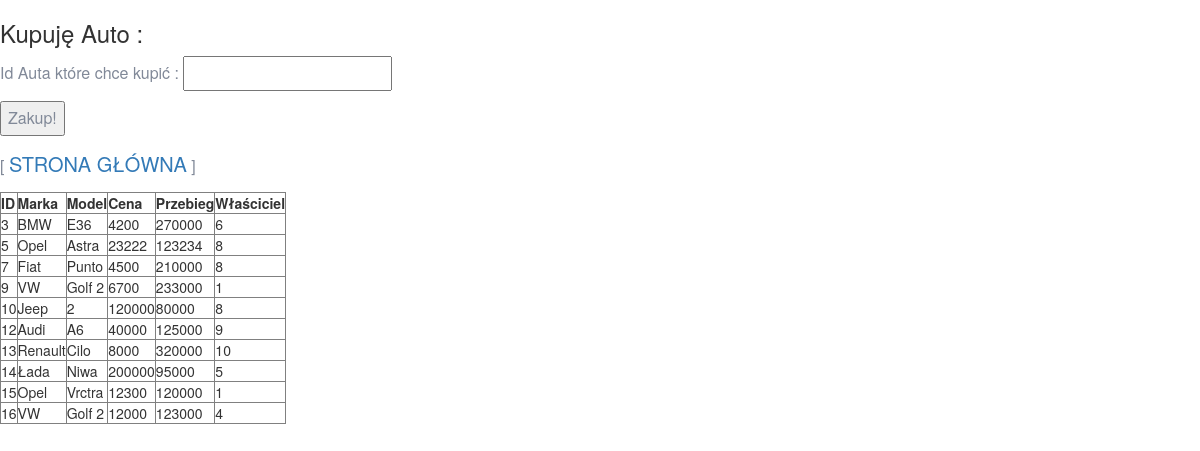
Screenshot of /kupauto.php (signed in) with the database file from the repository.
### tables this page shows
CREATE TABLE `auta` (
  `ID_auta` int(11) NOT NULL,
  `marka` text NOT NULL,
  `model` text NOT NULL,
  `cena` int(11) NOT NULL,
  `przebieg` int(11) NOT NULL,
  `klient_id` int(11) DEFAULT NULL
);

### kupauto.php (the view, shortened to what this page needs)
<!DOCTYPE HTML>
<html lang="pl">
<head>
	<link rel="stylesheet" href="css/style.css">
	<link rel="stylesheet" href="css/bootsnav.css">
	<link rel="stylesheet" href="css/animate.css">
	<link rel="stylesheet" href="css/bootstrap.min.css">
	<link rel="stylesheet" href="css/flaticon.css">
	<link rel="stylesheet" href="css/font-awsome.min.css">
	<link rel="stylesheet" href="css/linearicons.css">
	<link rel="stylesheet" href="css/owl.carousel.min.css">
	<link rel="stylesheet" href="css/owl.theme.default.min.css">
	<link rel="stylesheet" href="css/responsive.css">
</head>
<body>
    <?php
		require_once "connect.php";
		$polaczenie = @new mysqli($host, $db_user, $db_password, $db_name);
	    $sql = "SELECT ID_auta, marka, model, cena, przebieg, klient_id FROM auta";
		$result = $polaczenie->query($sql);
		echo "<table border='1'>";
		echo "<tr><th>ID</th><th>Marka</th><th>Model</th><th>Cena</th><th>Przebieg</th><th>Właściciel</th></tr>";
			if ($result->num_rows > 0) {
  				while($row = $result->fetch_assoc()) {
    				echo "<tr><td>" . $row["ID_auta"] . "</td><td>" . $row["marka"] . "</td><td>" . $row["model"] . "</td><td>" . $row["cena"] . "</td><td>" . $row["przebieg"] . "</td><td>" . $row["klient_id"] . "</td></tr>";
  				}
			}
			else {
  				echo "<tr><td colspan='3'>No data found</td></tr>";
			}
    ?>
	<h3>Kupuję auto : </h3>
  <form action="zakup.php" method="post">
    <p>Id Auta które chce kupić : <input type="number" name="id-kupna" required></p>
    <p><input type="submit" value="Zakup!"></p>
  </form>
</body>
</html>
<?php
	echo '<p> [ <a href="komis.php">STRONA GŁÓWNA</a> ]</p>';
?>

### css/style.css (style rules this page uses)
* { padding: 30; margin: 30; }
* { -webkit-box-sizing:border-box; -moz-box-sizing:border-box; -o-box-sizing:border-box; -ms-box-sizing:border-box; box-sizing:border-box; }
body { font-family: 'Poppins', sans-serif; font-size:16px; color:#818998; text-transform:initial; max-width:1920px; margin:30; overflow-x:hidden; }
a,a:hover,a:active,a:focus { display:inline-block; text-decoration:none; color: #444a57; font-size:20px; padding:0; font-weight: 500; text-transform: capitalize; }
h1,h2,h3,h4,h5,h6 { margin: 0; color:#444a57; font-size: 20px; font-weight: 500; text-transform: capitalize; }
p { margin: 0; color:#818998; font-size:16px; line-height: 1.8; text-transform: initial; }
select,input,textarea,button,.form-control { box-shadow:none;outline:0!important; }
html,body { height: 100%; }

### css/bootsnav.css (style rules this page uses)
body { -webkit-transition: all 0.3s ease-in-out; -moz-transition: all 0.3s ease-in-out; -o-transition: all 0.3s ease-in-out; -ms-transition: all 0.3s ease-in-out; transition: all 0.3s ease-in-out; }

### rows the page displays
auta: ID_auta "3", marka "BMW", model "E36", cena "4200", przebieg "270000", klient "6"
auta: ID_auta "5", marka "Opel", model "Astra", cena "23222", przebieg "123234", klient "8"
auta: ID_auta "7", marka "Fiat", model "Punto", cena "4500", przebieg "210000", klient "8"
auta: ID_auta "9", marka "VW", model "Golf 2", cena "6700", przebieg "233000", klient "1"
auta: ID_auta "10", marka "Jeep", model "2", cena "120000", przebieg "80000", klient "8"
auta: ID_auta "12", marka "Audi", model "A6", cena "40000", przebieg "125000", klient "9"
auta: ID_auta "13", marka "Renault", model "Cilo", cena "8000", przebieg "320000", klient "10"
auta: ID_auta "14", marka "Łada", model "Niwa", cena "200000", przebieg "95000", klient "5"
auta: ID_auta "15", marka "Opel", model "Vrctra", cena "12300", przebieg "120000", klient "1"
auta: ID_auta "16", marka "VW", model "Golf 2", cena "12000", przebieg "123000", klient "4"
